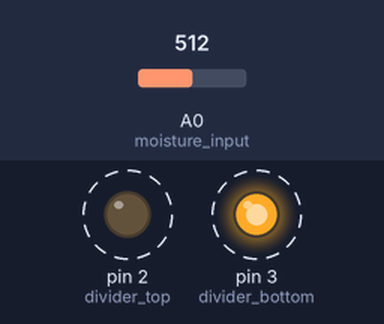
Bench run of a sketch on a simulated Arduino Uno, built with avr-gcc and run on an emulated ATmega328P. Parts: output pins drawn as LEDs (lit = HIGH). Dashed ring = blinking. The inputs (shaded band) are chosen by the test bench; at power-on: A0 (moisture_input) = 512. What the sketch prints to the serial monitor is not drawn.

Above: at 0.2 s.
Timing chart, 0 to 3.5 s (numbered marks = the images above):
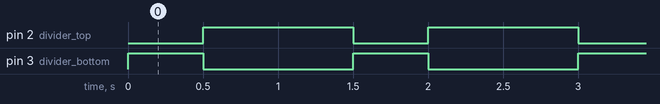

The sketch:

George.ino
```cpp
///*  Soil Moisture measurement v0.1 20091017
//    Simple circuit
//    Not calibrated at this moment
//
//    Started by Mike Rice, October 14, 2009
//    Modified by M.A. de Pablo, October 17, 2009
//
//    Circuit:
//    To connect two nails and a 10 KOhms resistor as shown:
//
//           digital 2---*
//                 |
//                 \
//                 /
//                 \ R1
//                 /
//                 |
//                 |
//         analog 0----*
//                 |
//                 |
//                 *----> nail 1
//
//                 *----> nail 2
//                 |
//                 |
//                 |
//           digital 3---*
//*/
//
//
//#define moisture_input 0
//#define divider_top 2
//#define divider_bottom 3
//
//int moisture; // analogical value obtained from the experiment
//
//int SoilMoisture(){
//  int reading;
//  // set driver pins to outputs
//
//  // drive a current through the divider in one direction
//  digitalWrite(divider_top,HIGH);
//  digitalWrite(divider_bottom,LOW);
//
//  // wait a moment for capacitance effects to settle
//  delay(1000);
//
//  // take a reading
//  reading = analogRead(moisture_input);
//
//  // reverse the current
//  digitalWrite(divider_top,LOW);
//  digitalWrite(divider_bottom,HIGH);
//
//  // give as much time in 'revers'e as in 'forward'
//  delay(1000);
//
//  // stop the current
//  digitalWrite(divider_bottom,LOW);
//
//  return reading;
//  moisture = reading;
//}
//
//
//void setup () {
// Serial.begin(9600);
// pinMode(divider_top,OUTPUT);
// pinMode(divider_bottom,OUTPUT);
// pinMode (moisture_input, INPUT);
//
//}
//
//void loop (void) {
//  Serial.print("Soil moisture: ");
//  Serial.print(moisture); // print the analogical measurement of the experiment
//  // later i will improve here a calculation for derive Soil Moisture in %
//  Serial.println();
//  delay(1000);
//}

#define moisture_input 0
#define divider_top 2
#define divider_bottom 3

int moisture; // analogical value obtained from the experiment

int SoilMoisture(){
  int reading;
  // set driver pins to outputs
  pinMode(divider_top,OUTPUT);
  pinMode(divider_bottom,OUTPUT);

  // drive a current through the divider in one direction
  digitalWrite(divider_top,LOW);
  digitalWrite(divider_bottom,HIGH);

  // wait a moment for capacitance effects to settle
  delay(500);

  // take a reading
  reading = analogRead(moisture_input);

  // reverse the current
  digitalWrite(divider_top,HIGH);
  digitalWrite(divider_bottom,LOW);

  // give as much time in 'reverse' as in 'forward'
  delay(500);

  // stop the current
  digitalWrite(divider_bottom,LOW);

  return reading;
}


void setup () {
  Serial.begin(9600);

}

void loop (void) {
  moisture=SoilMoisture(); // assign the result of SoilMoisture() to the global variable 'moisture'
  Serial.print("Soil moisture: ");
  Serial.print(moisture); // print the analogical measurement of the experiment
  // later i will improve here a calculation for derive Soil Moisture in %
  Serial.println();
  delay(500);
}
```

Measured:
- by itself, pin 2 (divider_top): alternates HIGH for 1.0 s and LOW for 0.50 s
- by itself, pin 3 (divider_bottom): alternates HIGH for 0.50 s and LOW for 1.0 s
